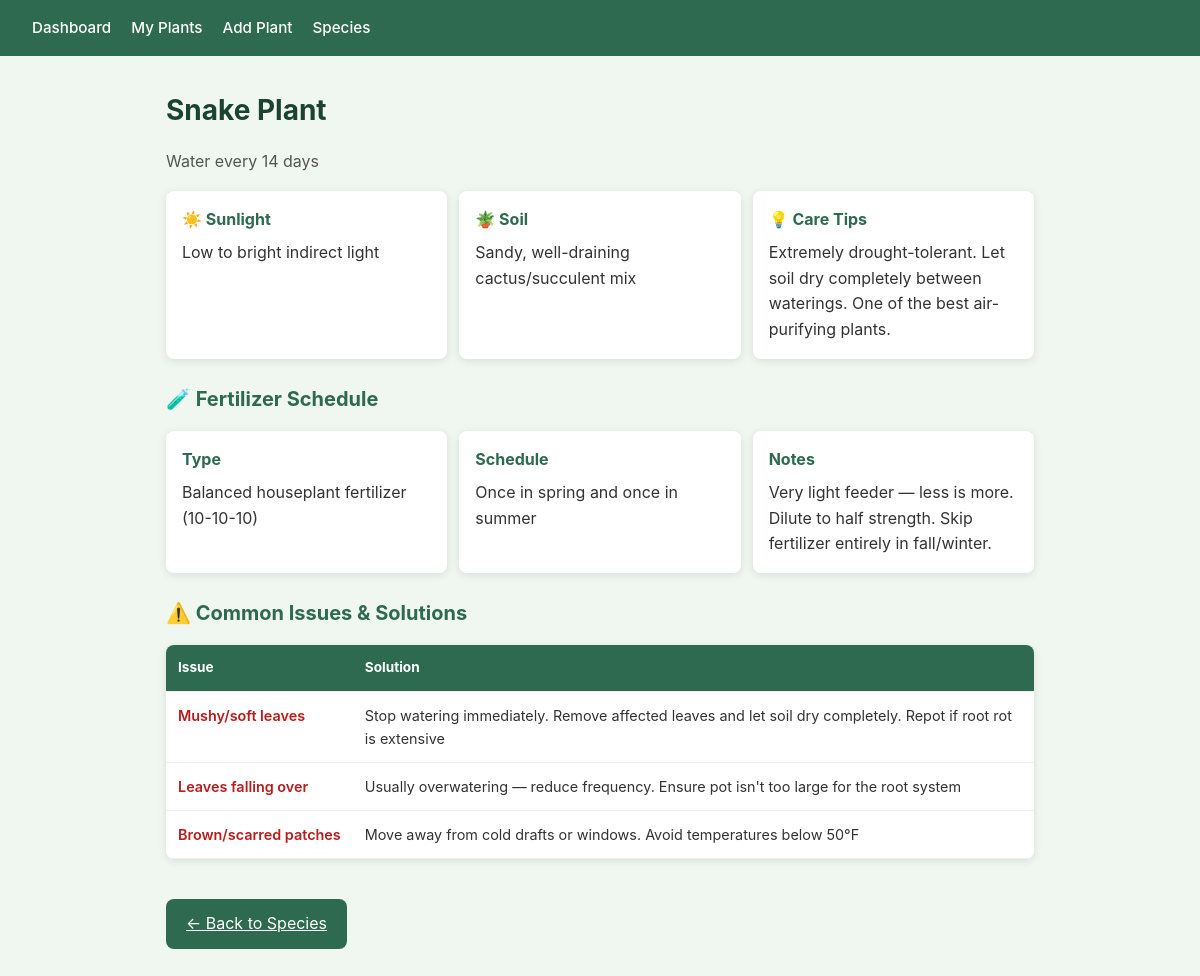
The app's page /species/2 with its own data.
### app/models.py (models this page shows)
class Species(db.Model):
    id = db.Column(db.Integer, primary_key=True)
    name = db.Column(db.String(100), unique=True, nullable=False)
    watering_interval_days = db.Column(db.Integer, nullable=False)
    sunlight = db.Column(db.String(100))
    soil_type = db.Column(db.String(200))
    common_issues = db.Column(db.Text)
    care_tips = db.Column(db.Text)
    fertilizer_type = db.Column(db.String(200))
    fertilizer_schedule = db.Column(db.String(200))
    fertilizer_notes = db.Column(db.Text)
    plants = db.relationship("Plant", backref="species", lazy=True)
    issues = db.relationship("SpeciesIssue", backref="species", lazy=True)

class SpeciesIssue(db.Model):
    id = db.Column(db.Integer, primary_key=True)
    species_id = db.Column(db.Integer, db.ForeignKey("species.id"), nullable=False)
    issue = db.Column(db.String(200), nullable=False)
    solution = db.Column(db.Text, nullable=False)

### app/routes.py (the view)
@main.route("/species/<int:species_id>")
def species_detail(species_id):
    species = Species.query.get_or_404(species_id)
    return render_template("species_detail.html", species=species)

### app/templates/species_detail.html
{% extends "base.html" %}
{% block content %}
<h1>{{ species.name }}</h1>
<p class="subtitle">Water every {{ species.watering_interval_days }} days</p>
<div class="care-grid">
    {% if species.sunlight %}
    <div class="care-card">
        <h3>☀️ Sunlight</h3>
        <p>{{ species.sunlight }}</p>
    </div>
    {% endif %}
    {% if species.soil_type %}
    <div class="care-card">
        <h3>🪴 Soil</h3>
        <p>{{ species.soil_type }}</p>
    </div>
    {% endif %}
    {% if species.care_tips %}
    <div class="care-card">
        <h3>💡 Care Tips</h3>
        <p>{{ species.care_tips }}</p>
    </div>
    {% endif %}
</div>
{% if species.fertilizer_type or species.fertilizer_schedule %}
<h2>🧪 Fertilizer Schedule</h2>
<div class="care-grid">
    {% if species.fertilizer_type %}
    <div class="care-card">
        <h3>Type</h3>
        <p>{{ species.fertilizer_type }}</p>
    </div>
    {% endif %}
    {% if species.fertilizer_schedule %}
    <div class="care-card">
        <h3>Schedule</h3>
        <p>{{ species.fertilizer_schedule }}</p>
    </div>
    {% endif %}
    {% if species.fertilizer_notes %}
    <div class="care-card">
        <h3>Notes</h3>
        <p>{{ species.fertilizer_notes }}</p>
    </div>
    {% endif %}
</div>
{% endif %}
{% if species.issues %}
<h2>⚠️ Common Issues &amp; Solutions</h2>
<table class="issues-table">
    <thead>
        <tr>
            <th>Issue</th>
            <th>Solution</th>
        </tr>
    </thead>
    <tbody>
        {% for item in species.issues %}
        <tr>
            <td class="issue-cell">{{ item.issue }}</td>
            <td>{{ item.solution }}</td>
        </tr>
        {% endfor %}
    </tbody>
</table>
{% endif %}
<a href="{{ url_for('main.manage_species') }}" class="btn">← Back to Species</a>
{% endblock %}

### app/static/style.css (style rules this page uses)
* { box-sizing: border-box; margin: 0; padding: 0; }
body { font-family: -apple-system, BlinkMacSystemFont, "Segoe UI", Roboto, sans-serif; background: #f0f7f0; color: #333; line-height: 1.6; -webkit-text-size-adjust: 100%; }
h1 { margin-bottom: 1rem; color: #1b4332; font-size: 1.5rem; }
h2 { margin: 1.5rem 0 1rem; color: #2d6a4f; font-size: 1.25rem; }
table { width: 100%; border-collapse: collapse; background: white; border-radius: 8px; overflow: hidden; box-shadow: 0 2px 8px rgba(0, 0, 0, 0.1); }
th, td { padding: 0.75rem 0.75rem; text-align: left; border-bottom: 1px solid #eee; }
th { background: #2d6a4f; color: white; font-size: 0.85rem; }
.subtitle { color: #555; margin-bottom: 1rem; font-size: 1rem; }
.care-grid { display: grid; grid-template-columns: 1fr; gap: 0.75rem; margin-bottom: 1.5rem; }
.care-card { background: white; border-radius: 8px; padding: 1rem; box-shadow: 0 2px 8px rgba(0, 0, 0, 0.1); }
.care-card h3 { margin-bottom: 0.5rem; color: #2d6a4f; font-size: 1rem; }
.issues-table { margin-top: 1rem; margin-bottom: 1.5rem; }
.issues-table td { vertical-align: top; font-size: 0.9rem; }
.issue-cell { font-weight: 600; color: #b91c1c; }
.btn { display: inline-block; margin-top: 1rem; padding: 0.75rem 1.25rem; background: #2d6a4f; color: white; border: none; border-radius: 8px; cursor: pointer; font-size: 1rem; -webkit-tap-highlight-color: transparent; touch-action: manipulation; }
@media (min-width: 768px) { h1 { font-size: 1.75rem; } }
@media (min-width: 768px) { .care-grid { grid-template-columns: repeat(auto-fit, minmax(280px, 1fr)); } }
@media (min-width: 768px) { .issue-cell { white-space: nowrap; } }

### records on screen
Species: name "Snake Plant", watering_interval_days "14", sunlight "Low to bright indirect light", soil_type "Sandy, well-draining cactus/succulent mix", care_tips "Extremely drought-tolerant. Let soil dry completely between waterings. One of the best air-purifying plants.", fertilizer_type "Balanced houseplant fertilizer (10-10-10)", fertilizer_schedule "Once in spring and once in summer", fertilizer_notes "Very light feeder — less is more. Dilute to half strength. Skip fertilizer entirely in fall/winter."
SpeciesIssue: issue "Mushy/soft leaves", solution "Stop watering immediately. Remove affected leaves and let soil dry completely. Repot if root rot is extensive"
SpeciesIssue: issue "Leaves falling over", solution "Usually overwatering — reduce frequency. Ensure pot isn't too large for the root system"
SpeciesIssue: issue "Brown/scarred patches", solution "Move away from cold drafts or windows. Avoid temperatures below 50°F"
